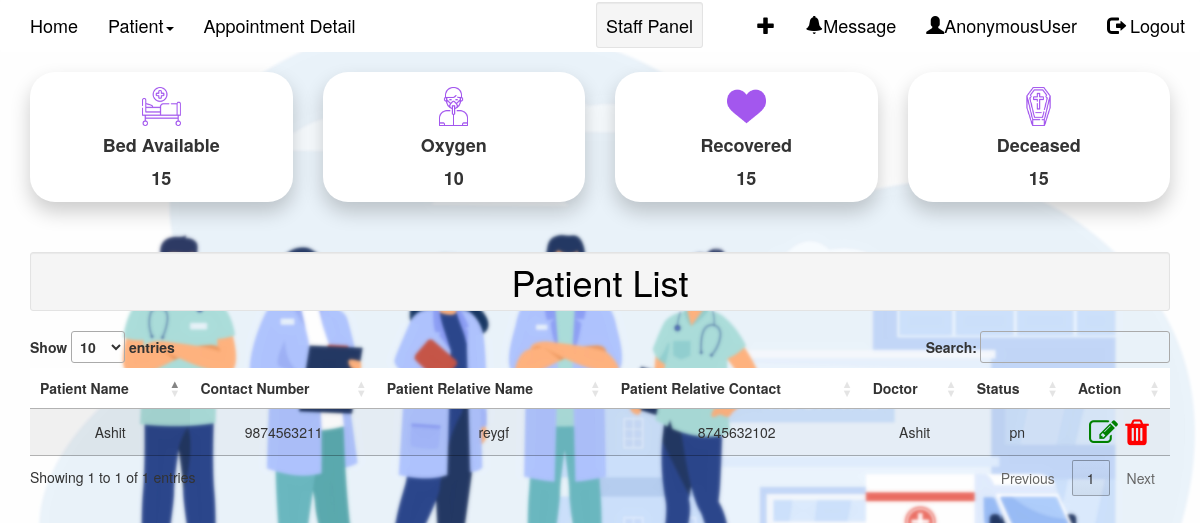
The page /staffDashboard/ on the database as committed earlier.
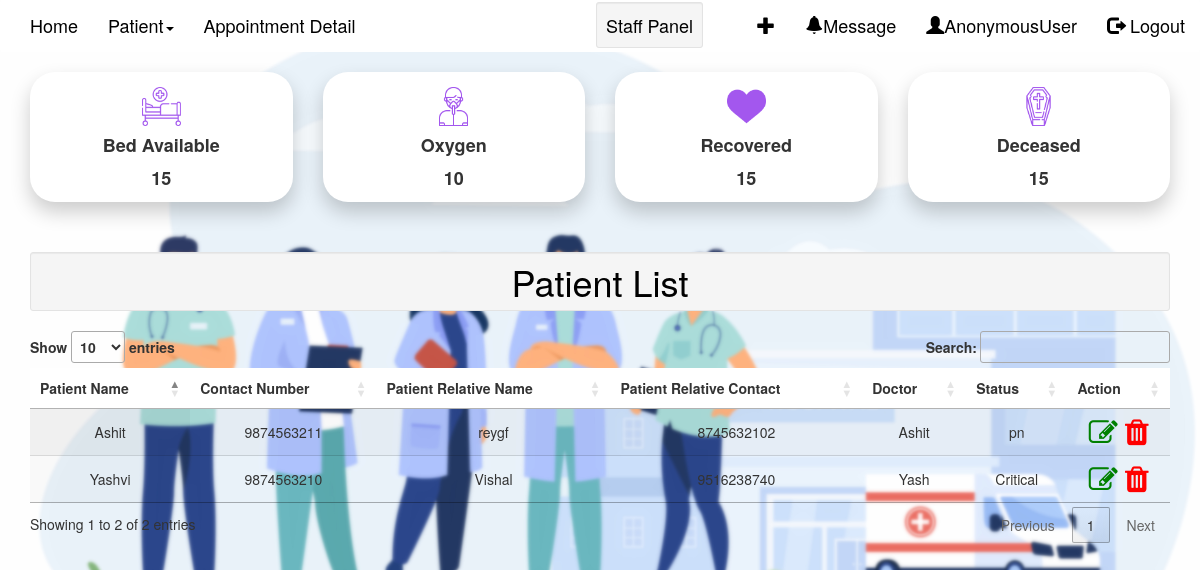
The same page on the database as committed later.
### home/models.py (models this page shows, shortened)
class Patient(models.Model):
    caseNumber = models.IntegerField(('Case Number'),default=random.randint(100000,999999),unique=True)
    patientId = models.AutoField(primary_key=True)
    patientName = models.CharField(("Patient Name"),max_length=24)
    patientEmail = models.EmailField(("Email Id"),unique=True)
    GENDER_CHOICES = (
        ('M', 'Male'),
        ('F', 'Female'),
    )
    gender = models.CharField(max_length=1, choices=GENDER_CHOICES)
    phone = models.IntegerField(("Phone Number"),validators=[validate_phoneNumber],unique=True)
    patientRelativeNumber = models.IntegerField(("Relative's Phone number"),validators=[validate_phoneNumber])
    patientRelativeName = models.CharField(("Relative's name"),max_length=24)
    line1 = models.CharField(("Address line1"),max_length=250)
    line2 = models.CharField(("Address line2"),max_length=250)
    state = models.ForeignKey('State',on_delete=models.CASCADE,null=True)
    sname = State.objects.filter(stateName = state)
    city = models.ForeignKey('City',on_delete=models.CASCADE,null=True) #,limit_choices_to={'stateName': 1}
    pincode = models.IntegerField(("Pincode"),validators=[validate_pincode])
    previousHistory = models.CharField(("Previous history"),max_length=250)
    dob = models.DateField(("Date of birth"))
    bedNumber  = models.ForeignKey('Bed',on_delete=models.CASCADE,blank=True) #,limit_choices_to={'occupied': False}
    doctorName = models.ForeignKey('Doctor',on_delete=models.CASCADE,default=None,blank=True)
    doctorNotes = models.CharField(("Doctor Notes"),max_length=250,default=None,blank=True)
    doctorLastVisited = models.DateField(("Doctor last visited on"),default=None,blank=True)
    dateTime = models.DateTimeField(("Date Time"),default=now)
    pending = 'Pending'
    critical = 'Critical'
    recovering = 'Recovering'
    recovered = 'Recovered'
    deceased = 'Deceased'
    PATIENT_STATUS_CHOICES = [
        (pending,'pending'),
        (critical, 'critical'),
        (recovering, 'recovering'),
        (recovered, 'recovered'),
        (deceased, 'deceased'),]
    patientStatus = models.CharField(("Patient Status"),max_length=10,choices=PATIENT_STATUS_CHOICES,default=pending)

class Doctor(models.Model):
    doctorId = models.AutoField(primary_key=True)
    doctorName = models.CharField(("Doctor Name"),max_length=24)
    doctorUsername=models.CharField(("Doctor Username"),max_length=15)
    doctorPass=models.CharField(("Doctor Password"),max_length=100)
    doctorContact = models.IntegerField(("Doctor Contact"))
    Specialization = models.ForeignKey('Specialization',on_delete = models.CASCADE,null=False)
    def __str__(self):
        return self.doctorName

### home/views.py (the view)
# urls.py: path('staffDashboard/',views.staffDashboard,name='staffDashboard'),
def staffDashboard(request):
    display = Patient.objects.all()
    return render(request,'staffDashboard.html',{"display":display})

### home/templates/staffDashboard.html (shortened to what this page needs)
{% load static %}
{% include 'staffNav.html' %}
<link rel="stylesheet" href="https://cdnjs.cloudflare.com/ajax/libs/fancybox/2.1.5/jquery.fancybox.min.css" media="screen">
    <link rel="stylesheet" href="https://cdn.datatables.net/1.11.5/css/jquery.dataTables.min.css">
    <link rel="stylesheet" href="https://cdnjs.cloudflare.com/ajax/libs/font-awesome/4.7.0/css/font-awesome.min.css">
<link rel="stylesheet" href="{% static 'css/staffNav.css' %}">
{% block body %}
<div class="container">
    <div class="row ">
        <div class="col-sm-3">
            <div class="card">
                <img class="card-img-top img-fluid" src="{% static 'hospital-bed.png' %}" alt="Card image cap">
                <div class="card-block">
                    <h4 class="card-title">Bed Available</h4>
                    <p class="card-text">15</p>
                </div>
            </div>
        </div>
        <div class="col-sm-3">
            <div class="card">
                <img class="card-img-top img-fluid" src="{% static 'oxygenation.png' %}" alt="Card image cap">
                <div class="card-block">
                    <h4 class="card-title">Oxygen</h4>
                    <p class="card-text">10</p>
                </div>
            </div>
        </div>
        <div class="col-sm-3">
            <div class="card">
                <img class="card-img-top img-fluid" src="{% static 'heart.png' %}" alt="Card image cap">
                <div class="card-block">
                    <h4 class="card-title">Recovered</h4>
                    <p class="card-text">15</p>
                </div>
            </div>
        </div>
        <div class="col-sm-3">
            <div class="card">
                <img class="card-img-top img-fluid" src="{% static 'coffin.png'%}" alt="Card image cap">
                <div class="card-block">
                    <h4 class="card-title">Deceased</h4>
                    <p class="card-text">15</p>
                </div>
            </div>
        </div>
    </div>
    <h1 class="text-center well well-sm  page-header"><strong>Patient List</strong></h1>
        <table id="example" class="display" style="width:100%;">
            <thead>
                <tr>
                    <th style="background-color: white;">Patient Name</th>
                    <th style="background-color: white;">Contact Number</th>
                    <th style="background-color: white;">Patient Relative Name</th>
                    <th style="background-color: white;">Patient Relative Contact</th>
                    <th style="background-color: white;">Doctor</th>
                    <th style="background-color: white;">Status</th>
                    <th style="background-color: white;">Action</th>
                </tr>
            </thead>
            <tbody>
                {% for i in display %}
                <tr>
                    <td>{{i.patientName}}</td>
                    <td>{{i.phone}}</td>
                    <td>{{i.patientRelativeName}}</td>
                    <td>{{i.patientRelativeNumber}}</td>
                    <td>{{i.doctorName}}</td>
                    <td>{{i.patientStatus}}</td>
                    <td><i class="fa fa-edit" style="font-size:29px;color:green">&nbsp;<i class="fa fa-trash" style="font-size:30px;color:red"></i></td>
                </tr>
                {% endfor %}
            </tbody>
        </table>
</div>
{% endblock %}

Rows that differ between the two databases and show on the page:
added Patient: patientName "Yashvi", phone "9874563210", patientRelativeName "Vishal", patientRelativeNumber "9516238740", doctorName "Yash", patientStatus "Critical"
Other text that changed with them:
text written by a page script: "Show entries Search: Showing 1 to 1 of 1 entries Previous 1 Next" → "Show entries Search: Showing 1 to 2 of 2 entries Previous 1 Next"
